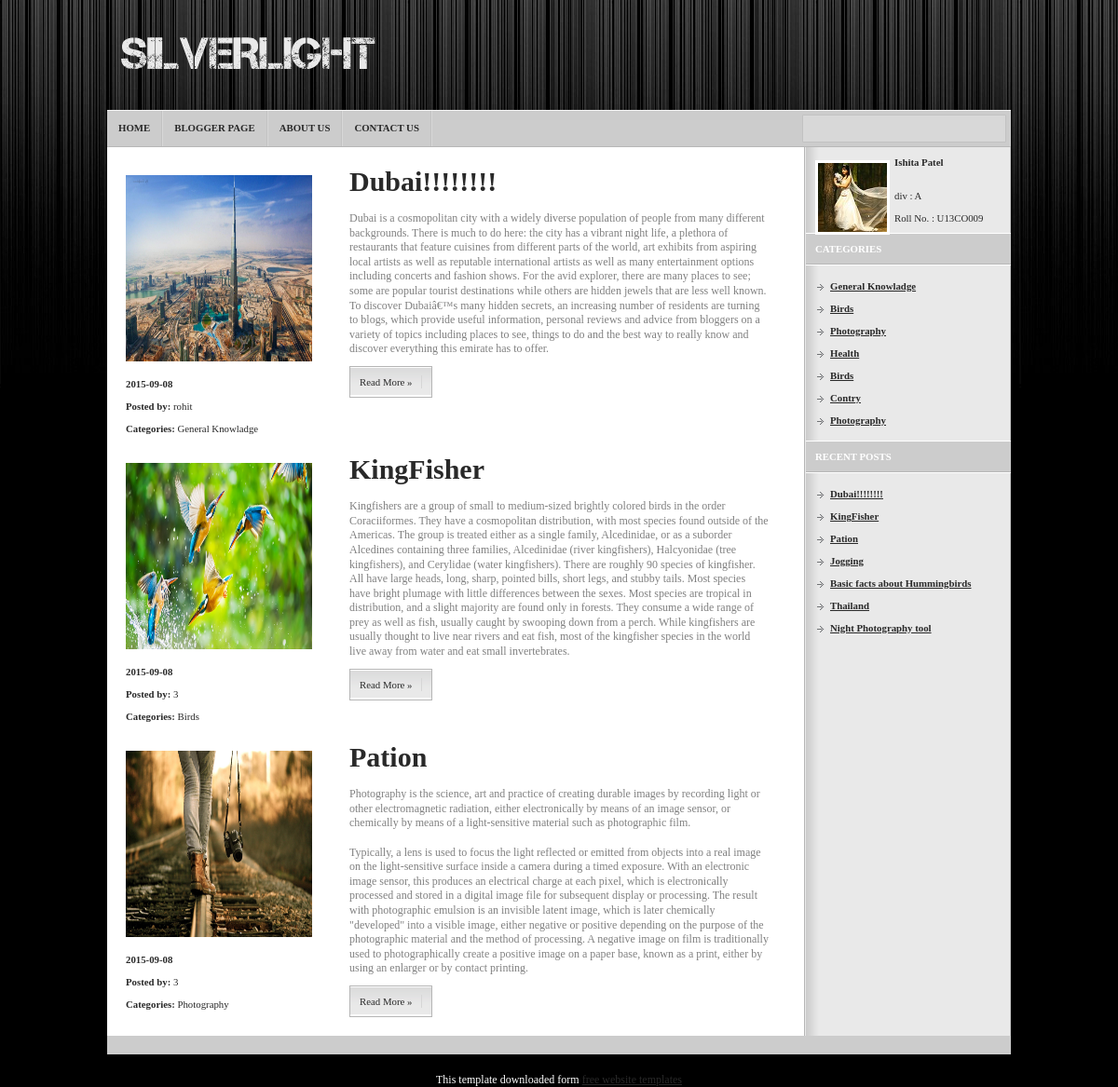
Screenshot of /onlysee1.php?blogno=6 with the database file from the repository.
### tables this page shows
CREATE TABLE IF NOT EXISTS `blog_master` (
  `blog_id` int(20) NOT NULL,
  `blogger_id` int(20) NOT NULL,
  `blog_title` varchar(30) NOT NULL,
  `blog_category` varchar(30) NOT NULL,
  `blog_desc` varchar(2000) NOT NULL,
  `blog_image` blob,
  `blog_is_active` tinyint(1) NOT NULL DEFAULT '0',
  `creation_date` date NOT NULL,
  `updated_date` date DEFAULT NULL
);

CREATE TABLE IF NOT EXISTS `blogger_info` (
  `blogger_id` int(20) NOT NULL,
  `blogger_username` varchar(30) NOT NULL,
  `blogger_password` varchar(30) NOT NULL,
  `blogger_creation_date` date NOT NULL,
  `blogger_is_active` tinyint(1) NOT NULL DEFAULT '0',
  `blogger_updated_date` date NOT NULL,
  `blogger_end_date` date DEFAULT NULL
);

### onlysee1.php (the view, shortened to what this page needs)
<!DOCTYPE html>
<html xmlns="http://www.w3.org/1999/xhtml">
<head>
	<link rel="stylesheet" type="text/css" href="style.css" />
</head>
<body>
	<div id="wrapper">
		<div id="header">
			<h1><a href="#">Silverlight</a></h1>
			<ul>
				<li><a href="index.php">Home</a></li>
				<li><a href="blogger_page.php">Blogger Page</a></li>
				<li><a href="about.php">About Us</a></li>
				<li><a href="contact.php">Contact Us</a></li>
			</ul>
			<form action="#">
				<input type="text" name="s" id="s" value="" />
			</form>
		</div>
		<div id="body">
			<div id="content">
			<?php
				$blogno=$_GET["blogno"];
				$sql="SELECT * FROM blog_master WHERE blog_id= '$blogno'";
				$result=mysql_query($sql);
				$row=mysql_fetch_array($result);
				$user_id=$row['blogger_id'];
				$id1=$row['blogger_id'];
				?>
				<div class="post">
					<div class="l">
						<?php $image_name=$row['blog_image']; ?>
						<a href="#"><?php echo "<img src='photos/$image_name'>"; ?></a>
						<p><strong><?php echo $row['creation_date']; ?></strong></p>
						<p><strong>Posted by:</strong> <a href="#">
							<?php
									$sql1="SELECT * FROM blog_master,blogger_info WHERE blogger_info.blogger_id='$id1' && blog_master.blogger_id='$id1'";
									$result1=mysql_query($sql1);
									$row1=mysql_fetch_array($result1);
									echo $row1['blogger_username'];
								?>
						</a></p>
						<p><strong>Categories:</strong> <a href="#"><?php echo $row['blog_category']; ?></a></p>
					</div>
					<div class="r">
						<h2><a href="#"><?php echo $row['blog_title']; ?></a></h2>
						<p><?php echo $row['blog_desc']; ?></p>
						<p class="details"> <a class="link1" href="#">Read More &raquo;</a></p>
					</div>
				</div>
				<?php
				$sql="SELECT * FROM blog_master WHERE blogger_id= '$user_id' AND blog_id != '$blogno' ORDER BY creation_date";
				$result=mysql_query($sql)or die('could not connect');
				while($row=mysql_fetch_array($result))
				{
				?>
				<div class="post">
					<div class="l">
							<?php $image_name=$row['blog_image']; ?>
							<a href="#"><?php echo "<img src='photos/$image_name'>"; ?></a>
							<p><strong><?php echo $row['creation_date']; ?></strong></p>
							<p><strong>Posted by:</strong> <a href="#"><?php echo $user_id; ?></a></p>
							<p><strong>Categories:</strong> <a href="#"><?php echo $row['blog_category']; ?></a></p>
					</div>
					<div class="r">
						<h2><a href="#"><?php echo $row['blog_title']; ?></a></h2>
						<p><?php echo $row['blog_desc']; ?></p>
						<p class="details"> <a class="link1" href="#">Read More &raquo;</a></p>
					</div>
				</div>
				<?php } ?>
			</div>
		<div id="sidebar">
			<div class="about"> <a href="#"><img src="images/about.jpg" alt="" /></a>
				<p><strong>Ishita Patel</strong><p>&nbsp;</p><p>&nbsp;</p><p>div : A</p><p>&nbsp;</p><p>Roll No. : U13CO009</p></p>
			</div>
			<h2>Categories</h2>
				<ul>
					<?php
							$sql="SELECT DISTINCT * FROM blog_master ORDER BY creation_date DESC LIMIT 7";
							$result=mysql_query($sql);
							while($row=mysql_fetch_array($result))
							{
							?>
							<li><a href="onlysee2.php?blogno=<?php echo $row['blog_category'];?>"><?php echo $row['blog_category'];?></a></li>
							<?php } ?>
				</ul>
				<h2>Recent Posts</h2>
				<ul>
					<?php
							$sql="SELECT * FROM blog_master ORDER BY creation_date DESC LIMIT 7";
							$result=mysql_query($sql);
							while($row=mysql_fetch_array($result))
							{
							?>
							<li><a href="onlysee1.php?blogno=<?php echo $row['blog_id'];?>"><?php echo $row['blog_title'];?></a></li>
							<?php } ?>
				</ul>
			</div>
		</div>
		<div id="footer">
		</div>
	</div>
	<div align=center>This template  downloaded form
		<a href='#'>free website templates</a>
	</div>
</body>
</html>

### style.css (style rules this page uses)
* { margin: 0; padding: 0; }
body { text-align: center; font: 12px Verdana; color: #ffffff; background: #000000 url(images/background.gif) repeat-x 0 0; }
a { color: #292929; }
img { border: 0; }
#wrapper { width: 970px; margin: auto auto; text-align: left; padding-bottom: 20px; }
#header { height: 158px; background: url(images/navigation.gif) repeat-x 0 bottom; }
#header h1 { float: left; font-size: 0; padding: 40px 15px 44px; }
#header h1 a { display: block; width: 435px; height: 34px; background: url(images/logo.png) no-repeat 0 0; text-indent: -9999px; }
#header ul { list-style-type: none; float: left; }
#header ul li { float: left; font-size: 0.9em; font-weight: bold; text-transform: uppercase; padding-right: 2px; background: url(images/divider.gif) no-repeat right 0; }
#header ul li a { display: block; text-decoration: none; padding: 13px 12px 14px; }
#header form { float: right; width: 219px; height: 30px; background: url(images/search.gif) no-repeat 0 0; margin: 5px; }
#header input { border: 0; font-size: 1em; font-family: Verdana; width: 210px; background-color: transparent; margin: 8px 4px; }
#body { color: #808080; background: #ffffff url(images/sidebar.gif) repeat-y right 0; padding: 10px 0; }
#content { width: 730px; float: left; }
#content .post { clear: both; padding: 10px 20px; }
#content .post .l { float: left; width: 200px; font-size: 0.9em; color: #292929; padding-top: 10px; }
#content .post .l img { width: 200px; height: 200px; margin-bottom: 15px; }
#content .post .l a { text-decoration: none; }
#content .post .r { float: right; width: 450px; }
#content h2 { font-size: 2.5em; margin-bottom: 15px; color: #292929; }
#content h2 a { text-decoration: none; }
#content p { line-height: 1.3em; margin-bottom: 10px; }
#content .details { background: url(images/details.gif) repeat-x 0 0; float: left; font-size: 0.9em; padding: 10px; border-width: 0 1px; border-style: solid; border-color: #B5B5B5; }
#content .details a { text-decoration: none; display: block; float: left; }
#content .details a.link1 { padding-right: 10px; border-right: 1px solid #D6D6D6; }
#sidebar { width: 220px; float: right; }
#sidebar .about { padding: 0 10px 10px; }
#sidebar .about img { border: 3px solid #ffffff; float: left; margin: 4px 5px 5px 0; }
#sidebar .about p { font-size: 0.9em; color: #292929; }
#sidebar h2 { font-size: 0.9em; text-transform: uppercase; background-color: #CCCCCC; color: #ffffff; padding: 10px; border-bottom: 1px solid #B7B7B7; border-top: 1px solid #ffffff; }
#sidebar ul { list-style-type: none; padding: 10px; border-top: 1px solid #ffffff; }
#sidebar ul li { font-size: 0.9em; padding: 6px 0 6px 16px; background: url(images/bullet.gif) no-repeat 2px 10px; }
#sidebar ul li a { color: #292929; font-weight: bold; }
#footer { background-color: #CCCCCC; color: #292929; font-size: 0.9em; padding: 10px; }

### rows the page displays
blog_master: blog_image (picture), creation_date "2015-09-08", blog_category "General Knowladge", blog_title "Dubai!!!!!!!!", blog_desc "Dubai is a cosmopolitan city with a widely diverse population of people from many different backgrounds. There is much to do here: the city has a vibrant night life, a plethora of restaurants that feature cuisines from different parts of the world, art exhibits from aspiring local artists as well as reputable international artists as well as many entertainment options including concerts and fashion shows. For the avid explorer, there are many places to see; some are popular tourist destinations while others are hidden jewels that are less well known. To discover Dubaiâ€™s many hidden secrets, an increasing number of residents are turning to blogs, which provide useful information, personal…", blogger "3"
blogger_info: blogger_username "rohit"
blog_master: blog_image (picture), creation_date "2015-09-08", blog_category "Birds", blog_title "KingFisher", blog_desc "Kingfishers are a group of small to medium-sized brightly colored birds in the order Coraciiformes. They have a cosmopolitan distribution, with most species found outside of the Americas. The group is treated either as a single family, Alcedinidae, or as a suborder Alcedines containing three families, Alcedinidae (river kingfishers), Halcyonidae (tree kingfishers), and Cerylidae (water kingfishers). There are roughly 90 species of kingfisher. All have large heads, long, sharp, pointed bills, short legs, and stubby tails. Most species have bright plumage with little differences between the sexes. Most species are tropical in distribution, and a slight majority are found only in forests. They…"
blog_master: blog_image (picture), creation_date "2015-09-08", blog_category "Photography", blog_title "Pation", blog_desc "Photography is the science, art and practice of creating durable images by recording light or other electromagnetic radiation, either electronically by means of an image sensor, or chemically by means of a light-sensitive material such as photographic film. Typically, a lens is used to focus the light reflected or emitted from objects into a real image on the light-sensitive surface inside a camera during a timed exposure. With an electronic image sensor, this produces an electrical charge at each pixel, which is electronically processed and stored in a digital image file for subsequent display or processing. The result with photographic emulsion is an invisible latent image, which is later…"
blog_master: blog_category "Health", blog_title "Jogging"
blog_master: blog_category "Birds", blog_title "Basic facts about Hummingbirds"
blog_master: blog_category "Contry", blog_title "Thailand"
blog_master: blog_category "Photography", blog_title "Night Photography tool"
